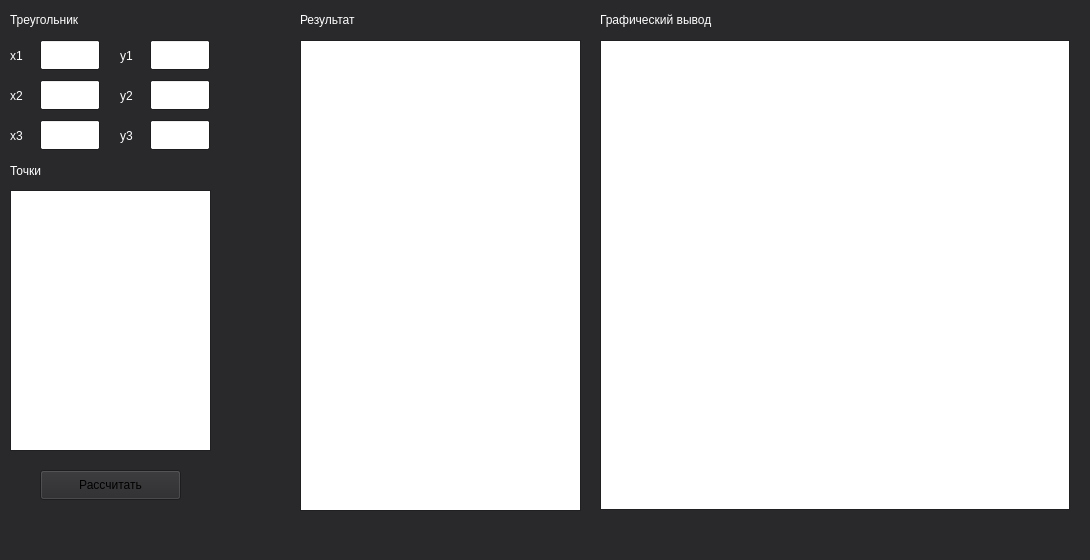
<?xml version="1.0" encoding="UTF-8"?>
<ui version="4.0">
 <class>MainWindow</class>
 <widget class="QMainWindow" name="MainWindow">
  <property name="geometry">
   <rect>
    <x>0</x>
    <y>0</y>
    <width>1090</width>
    <height>560</height>
   </rect>
  </property>
  <property name="sizePolicy">
   <sizepolicy hsizetype="Fixed" vsizetype="Fixed">
    <horstretch>0</horstretch>
    <verstretch>0</verstretch>
   </sizepolicy>
  </property>
  <property name="minimumSize">
   <size>
    <width>1090</width>
    <height>560</height>
   </size>
  </property>
  <property name="maximumSize">
   <size>
    <width>1090</width>
    <height>560</height>
   </size>
  </property>
  <property name="palette">
   <palette>
    <active>
     <colorrole role="WindowText">
      <brush brushstyle="SolidPattern">
       <color alpha="255">
        <red>255</red>
        <green>255</green>
        <blue>255</blue>
       </color>
      </brush>
     </colorrole>
     <colorrole role="Button">
      <brush brushstyle="SolidPattern">
       <color alpha="255">
        <red>41</red>
        <green>41</green>
        <blue>44</blue>
       </color>
      </brush>
     </colorrole>
     <colorrole role="Light">
      <brush brushstyle="SolidPattern">
       <color alpha="255">
        <red>62</red>
        <green>62</green>
        <blue>66</blue>
       </color>
      </brush>
     </colorrole>
     <colorrole role="Midlight">
      <brush brushstyle="SolidPattern">
       <color alpha="255">
        <red>51</red>
        <green>51</green>
        <blue>55</blue>
       </color>
      </brush>
     </colorrole>
     <colorrole role="Dark">
      <brush brushstyle="SolidPattern">
       <color alpha="255">
        <red>21</red>
        <green>21</green>
        <blue>22</blue>
       </color>
      </brush>
     </colorrole>
     <colorrole role="Mid">
      <brush brushstyle="SolidPattern">
       <color alpha="255">
        <red>27</red>
        <green>27</green>
        <blue>29</blue>
       </color>
      </brush>
     </colorrole>
     <colorrole role="Text">
      <brush brushstyle="SolidPattern">
       <color alpha="255">
        <red>0</red>
        <green>0</green>
        <blue>0</blue>
       </color>
      </brush>
     </colorrole>
     <colorrole role="BrightText">
      <brush brushstyle="SolidPattern">
       <color alpha="255">
        <red>255</red>
        <green>255</green>
        <blue>255</blue>
       </color>
      </brush>
     </colorrole>
     <colorrole role="ButtonText">
      <brush brushstyle="SolidPattern">
       <color alpha="255">
        <red>0</red>
        <green>0</green>
        <blue>0</blue>
       </color>
      </brush>
     </colorrole>
     <colorrole role="Base">
      <brush brushstyle="SolidPattern">
       <color alpha="255">
        <red>255</red>
        <green>255</green>
        <blue>255</blue>
       </color>
      </brush>
     </colorrole>
     <colorrole role="Window">
      <brush brushstyle="SolidPattern">
       <color alpha="255">
        <red>41</red>
        <green>41</green>
        <blue>44</blue>
       </color>
      </brush>
     </colorrole>
     <colorrole role="Shadow">
      <brush brushstyle="SolidPattern">
       <color alpha="255">
        <red>0</red>
        <green>0</green>
        <blue>0</blue>
       </color>
      </brush>
     </colorrole>
     <colorrole role="AlternateBase">
      <brush brushstyle="SolidPattern">
       <color alpha="255">
        <red>20</red>
        <green>20</green>
        <blue>22</blue>
       </color>
      </brush>
     </colorrole>
     <colorrole role="ToolTipBase">
      <brush brushstyle="SolidPattern">
       <color alpha="255">
        <red>243</red>
        <green>243</green>
        <blue>243</blue>
       </color>
      </brush>
     </colorrole>
     <colorrole role="ToolTipText">
      <brush brushstyle="SolidPattern">
       <color alpha="255">
        <red>0</red>
        <green>0</green>
        <blue>0</blue>
       </color>
      </brush>
     </colorrole>
     <colorrole role="PlaceholderText">
      <brush brushstyle="SolidPattern">
       <color alpha="128">
        <red>0</red>
        <green>0</green>
        <blue>0</blue>
       </color>
      </brush>
     </colorrole>
    </active>
    <inactive>
     <colorrole role="WindowText">
      <brush brushstyle="SolidPattern">
       <color alpha="255">
        <red>255</red>
        <green>255</green>
        <blue>255</blue>
       </color>
      </brush>
     </colorrole>
     <colorrole role="Button">
      <brush brushstyle="SolidPattern">
       <color alpha="255">
        <red>41</red>
        <green>41</green>
        <blue>44</blue>
       </color>
      </brush>
     </colorrole>
     <colorrole role="Light">
      <brush brushstyle="SolidPattern">
       <color alpha="255">
        <red>62</red>
        <green>62</green>
        <blue>66</blue>
       </color>
      </brush>
     </colorrole>
     <colorrole role="Midlight">
      <brush brushstyle="SolidPattern">
       <color alpha="255">
        <red>51</red>
        <green>51</green>
        <blue>55</blue>
       </color>
      </brush>
     </colorrole>
     <colorrole role="Dark">
      <brush brushstyle="SolidPattern">
       <color alpha="255">
        <red>21</red>
        <green>21</green>
        <blue>22</blue>
       </color>
      </brush>
     </colorrole>
     <colorrole role="Mid">
      <brush brushstyle="SolidPattern">
       <color alpha="255">
        <red>27</red>
        <green>27</green>
        <blue>29</blue>
       </color>
      </brush>
     </colorrole>
     <colorrole role="Text">
      <brush brushstyle="SolidPattern">
       <color alpha="255">
        <red>0</red>
        <green>0</green>
        <blue>0</blue>
       </color>
      </brush>
     </colorrole>
     <colorrole role="BrightText">
      <brush brushstyle="SolidPattern">
       <color alpha="255">
        <red>255</red>
        <green>255</green>
        <blue>255</blue>
       </color>
      </brush>
     </colorrole>
     <colorrole role="ButtonText">
      <brush brushstyle="SolidPattern">
       <color alpha="255">
        <red>0</red>
        <green>0</green>
        <blue>0</blue>
       </color>
      </brush>
     </colorrole>
     <colorrole role="Base">
      <brush brushstyle="SolidPattern">
       <color alpha="255">
        <red>255</red>
        <green>255</green>
        <blue>255</blue>
       </color>
      </brush>
     </colorrole>
     <colorrole role="Window">
      <brush brushstyle="SolidPattern">
       <color alpha="255">
        <red>41</red>
        <green>41</green>
        <blue>44</blue>
       </color>
      </brush>
     </colorrole>
     <colorrole role="Shadow">
      <brush brushstyle="SolidPattern">
       <color alpha="255">
        <red>0</red>
        <green>0</green>
        <blue>0</blue>
       </color>
      </brush>
     </colorrole>
     <colorrole role="AlternateBase">
      <brush brushstyle="SolidPattern">
       <color alpha="255">
        <red>20</red>
        <green>20</green>
        <blue>22</blue>
       </color>
      </brush>
     </colorrole>
     <colorrole role="ToolTipBase">
      <brush brushstyle="SolidPattern">
       <color alpha="255">
        <red>243</red>
        <green>243</green>
        <blue>243</blue>
       </color>
      </brush>
     </colorrole>
     <colorrole role="ToolTipText">
      <brush brushstyle="SolidPattern">
       <color alpha="255">
        <red>0</red>
        <green>0</green>
        <blue>0</blue>
       </color>
      </brush>
     </colorrole>
     <colorrole role="PlaceholderText">
      <brush brushstyle="SolidPattern">
       <color alpha="128">
        <red>0</red>
        <green>0</green>
        <blue>0</blue>
       </color>
      </brush>
     </colorrole>
    </inactive>
    <disabled>
     <colorrole role="WindowText">
      <brush brushstyle="SolidPattern">
       <color alpha="255">
        <red>21</red>
        <green>21</green>
        <blue>22</blue>
       </color>
      </brush>
     </colorrole>
     <colorrole role="Button">
      <brush brushstyle="SolidPattern">
       <color alpha="255">
        <red>41</red>
        <green>41</green>
        <blue>44</blue>
       </color>
      </brush>
     </colorrole>
     <colorrole role="Light">
      <brush brushstyle="SolidPattern">
       <color alpha="255">
        <red>62</red>
        <green>62</green>
        <blue>66</blue>
       </color>
      </brush>
     </colorrole>
     <colorrole role="Midlight">
      <brush brushstyle="SolidPattern">
       <color alpha="255">
        <red>51</red>
        <green>51</green>
        <blue>55</blue>
       </color>
      </brush>
     </colorrole>
     <colorrole role="Dark">
      <brush brushstyle="SolidPattern">
       <color alpha="255">
        <red>21</red>
        <green>21</green>
        <blue>22</blue>
       </color>
      </brush>
     </colorrole>
     <colorrole role="Mid">
      <brush brushstyle="SolidPattern">
       <color alpha="255">
        <red>27</red>
        <green>27</green>
        <blue>29</blue>
       </color>
      </brush>
     </colorrole>
     <colorrole role="Text">
      <brush brushstyle="SolidPattern">
       <color alpha="255">
        <red>21</red>
        <green>21</green>
        <blue>22</blue>
       </color>
      </brush>
     </colorrole>
     <colorrole role="BrightText">
      <brush brushstyle="SolidPattern">
       <color alpha="255">
        <red>255</red>
        <green>255</green>
        <blue>255</blue>
       </color>
      </brush>
     </colorrole>
     <colorrole role="ButtonText">
      <brush brushstyle="SolidPattern">
       <color alpha="255">
        <red>21</red>
        <green>21</green>
        <blue>22</blue>
       </color>
      </brush>
     </colorrole>
     <colorrole role="Base">
      <brush brushstyle="SolidPattern">
       <color alpha="255">
        <red>41</red>
        <green>41</green>
        <blue>44</blue>
       </color>
      </brush>
     </colorrole>
     <colorrole role="Window">
      <brush brushstyle="SolidPattern">
       <color alpha="255">
        <red>41</red>
        <green>41</green>
        <blue>44</blue>
       </color>
      </brush>
     </colorrole>
     <colorrole role="Shadow">
      <brush brushstyle="SolidPattern">
       <color alpha="255">
        <red>0</red>
        <green>0</green>
        <blue>0</blue>
       </color>
      </brush>
     </colorrole>
     <colorrole role="AlternateBase">
      <brush brushstyle="SolidPattern">
       <color alpha="255">
        <red>41</red>
        <green>41</green>
        <blue>44</blue>
       </color>
      </brush>
     </colorrole>
     <colorrole role="ToolTipBase">
      <brush brushstyle="SolidPattern">
       <color alpha="255">
        <red>243</red>
        <green>243</green>
        <blue>243</blue>
       </color>
      </brush>
     </colorrole>
     <colorrole role="ToolTipText">
      <brush brushstyle="SolidPattern">
       <color alpha="255">
        <red>0</red>
        <green>0</green>
        <blue>0</blue>
       </color>
      </brush>
     </colorrole>
     <colorrole role="PlaceholderText">
      <brush brushstyle="SolidPattern">
       <color alpha="128">
        <red>255</red>
        <green>255</green>
        <blue>255</blue>
       </color>
      </brush>
     </colorrole>
    </disabled>
   </palette>
  </property>
  <property name="windowTitle">
   <string>Лабораторная работа №1</string>
  </property>
  <widget class="QWidget" name="centralwidget">
   <widget class="GraphicsView" name="graphResult">
    <property name="geometry">
     <rect>
      <x>600</x>
      <y>40</y>
      <width>470</width>
      <height>470</height>
     </rect>
    </property>
   </widget>
   <widget class="QLabel" name="triangleLabel">
    <property name="geometry">
     <rect>
      <x>10</x>
      <y>10</y>
      <width>201</width>
      <height>19</height>
     </rect>
    </property>
    <property name="text">
     <string>Треугольник</string>
    </property>
   </widget>
   <widget class="QLabel" name="pointsLabel">
    <property name="geometry">
     <rect>
      <x>10</x>
      <y>160</y>
      <width>181</width>
      <height>21</height>
     </rect>
    </property>
    <property name="text">
     <string>Точки</string>
    </property>
   </widget>
   <widget class="QTextEdit" name="pointsInput">
    <property name="geometry">
     <rect>
      <x>10</x>
      <y>190</y>
      <width>201</width>
      <height>261</height>
     </rect>
    </property>
   </widget>
   <widget class="QLabel" name="graphResultLabel">
    <property name="geometry">
     <rect>
      <x>600</x>
      <y>10</y>
      <width>241</width>
      <height>19</height>
     </rect>
    </property>
    <property name="text">
     <string>Графический вывод</string>
    </property>
   </widget>
   <widget class="QLabel" name="textResultLabel">
    <property name="geometry">
     <rect>
      <x>300</x>
      <y>10</y>
      <width>221</width>
      <height>19</height>
     </rect>
    </property>
    <property name="text">
     <string>Результат</string>
    </property>
   </widget>
   <widget class="QTextBrowser" name="textResult">
    <property name="geometry">
     <rect>
      <x>300</x>
      <y>40</y>
      <width>281</width>
      <height>471</height>
     </rect>
    </property>
   </widget>
   <widget class="QPushButton" name="calcButton">
    <property name="geometry">
     <rect>
      <x>40</x>
      <y>470</y>
      <width>141</width>
      <height>30</height>
     </rect>
    </property>
    <property name="text">
     <string>Рассчитать</string>
    </property>
   </widget>
   <widget class="QLineEdit" name="triangleX1">
    <property name="geometry">
     <rect>
      <x>40</x>
      <y>40</y>
      <width>60</width>
      <height>30</height>
     </rect>
    </property>
    <property name="text">
     <string/>
    </property>
   </widget>
   <widget class="QLineEdit" name="triangleY1">
    <property name="geometry">
     <rect>
      <x>150</x>
      <y>40</y>
      <width>60</width>
      <height>30</height>
     </rect>
    </property>
    <property name="text">
     <string/>
    </property>
   </widget>
   <widget class="QLineEdit" name="triangleX2">
    <property name="geometry">
     <rect>
      <x>40</x>
      <y>80</y>
      <width>60</width>
      <height>30</height>
     </rect>
    </property>
   </widget>
   <widget class="QLineEdit" name="triangleY2">
    <property name="geometry">
     <rect>
      <x>150</x>
      <y>80</y>
      <width>60</width>
      <height>30</height>
     </rect>
    </property>
   </widget>
   <widget class="QLineEdit" name="triangleX3">
    <property name="geometry">
     <rect>
      <x>40</x>
      <y>120</y>
      <width>60</width>
      <height>30</height>
     </rect>
    </property>
   </widget>
   <widget class="QLineEdit" name="triangleY3">
    <property name="geometry">
     <rect>
      <x>150</x>
      <y>120</y>
      <width>60</width>
      <height>30</height>
     </rect>
    </property>
   </widget>
   <widget class="QLabel" name="labelX1">
    <property name="geometry">
     <rect>
      <x>10</x>
      <y>40</y>
      <width>31</width>
      <height>31</height>
     </rect>
    </property>
    <property name="text">
     <string>x1</string>
    </property>
   </widget>
   <widget class="QLabel" name="labelX2">
    <property name="geometry">
     <rect>
      <x>10</x>
      <y>80</y>
      <width>31</width>
      <height>31</height>
     </rect>
    </property>
    <property name="text">
     <string>x2</string>
    </property>
   </widget>
   <widget class="QLabel" name="labelX3">
    <property name="geometry">
     <rect>
      <x>10</x>
      <y>120</y>
      <width>41</width>
      <height>31</height>
     </rect>
    </property>
    <property name="text">
     <string>x3</string>
    </property>
   </widget>
   <widget class="QLabel" name="labelY1">
    <property name="geometry">
     <rect>
      <x>120</x>
      <y>40</y>
      <width>31</width>
      <height>31</height>
     </rect>
    </property>
    <property name="text">
     <string>y1</string>
    </property>
   </widget>
   <widget class="QLabel" name="labelY3">
    <property name="geometry">
     <rect>
      <x>120</x>
      <y>120</y>
      <width>41</width>
      <height>31</height>
     </rect>
    </property>
    <property name="text">
     <string>y3</string>
    </property>
   </widget>
   <widget class="QLabel" name="labelY2">
    <property name="geometry">
     <rect>
      <x>120</x>
      <y>80</y>
      <width>31</width>
      <height>31</height>
     </rect>
    </property>
    <property name="text">
     <string>y2</string>
    </property>
   </widget>
  </widget>
  <widget class="QMenuBar" name="menubar">
   <property name="geometry">
    <rect>
     <x>0</x>
     <y>0</y>
     <width>1090</width>
     <height>30</height>
    </rect>
   </property>
  </widget>
 </widget>
 <customwidgets>
  <customwidget>
   <class>GraphicsView</class>
   <extends>QGraphicsView</extends>
   <header>graphicsview.h</header>
  </customwidget>
 </customwidgets>
 <resources/>
 <connections/>
</ui>
